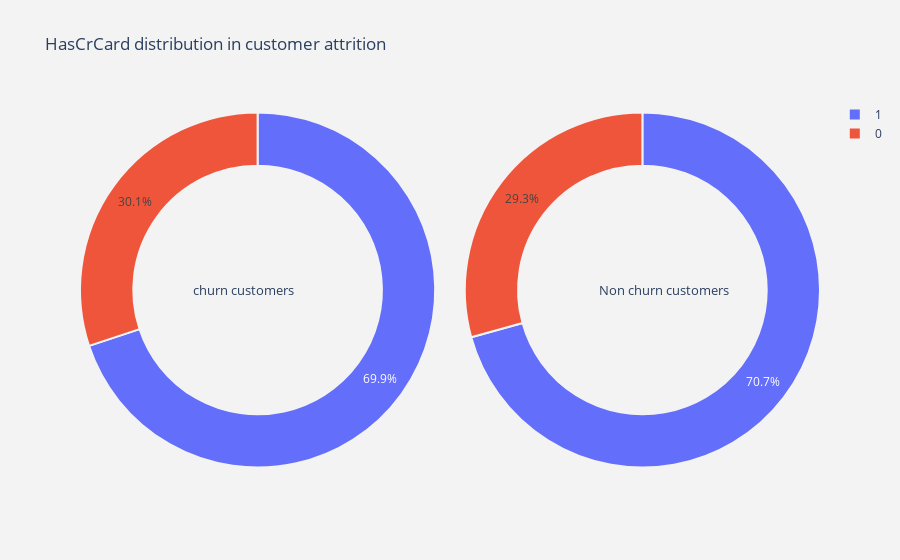

This figure's notebook cell:
### Code cell
#   plotting the pie plot for gender column
#  70% of the people who leave,  do not
plot_visualization(cat_columns[3])

### Figure 1 — Plotly figure (JSON) as saved in the notebook; plotly's stock layout.template omitted (floating-point values rounded to 4 significant figures)
{"data": [{"domain": {"x": [0, 0.48]}, "hole": 0.7, "hoverinfo": "label+percent+name", "labels": [1, 0], "marker": {"line": {"color": "rgb(243,243,243)", "width": 2}}, "name": "Churn Customers", "type": "pie", "values": [1424, 613]}, {"domain": {"x": [0.52, 1]}, "hole": 0.7, "hoverinfo": "label+percent+name", "labels": [1, 0], "marker": {"line": {"color": "rgb(243,243,243)", "width": 2}}, "name": "Non churn customers", "type": "pie", "values": [5631, 2332]}], "layout": {"annotations": [{"font": {"size": 13}, "showarrow": false, "text": "churn customers", "x": 0.15, "y": 0.5}, {"font": {"size": 13}, "showarrow": false, "text": "Non churn customers", "x": 0.88, "y": 0.5}], "paper_bgcolor": "rgb(243,243,243)", "title": {"text": "HasCrCard distribution in customer attrition "}}}
